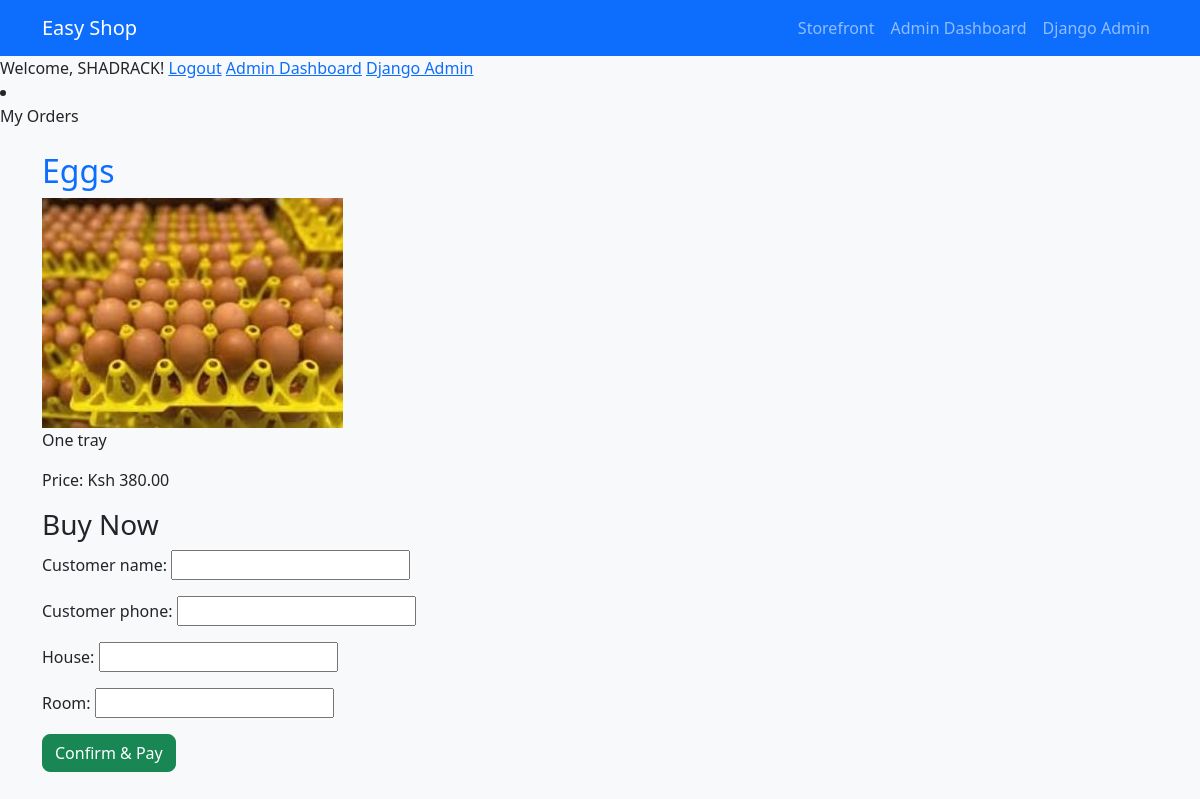
The page /product/4/ (signed in) on the database its author committed.
### shop/models.py (models this page shows, shortened)
class Product(models.Model):
    name = models.CharField(max_length=200)
    description = models.TextField()
    price = models.DecimalField(max_digits=8, decimal_places=2)
    image = models.ImageField(upload_to='products/')
    available = models.BooleanField(default=True)

### shop/views.py (the view)
# urls.py: path('product/<int:pk>/', views.product_detail, name='product_detail'),
@login_required
def product_detail(request, pk):
    product = get_object_or_404(Product, pk=pk)
    if request.method == 'POST':
        form = OrderForm(request.POST)
        if form.is_valid():
            order = form.save(commit=False)
            order.product = product
            order.payment_confirmed = True  # Simulated payment confirmation
            order.save()
            return redirect('home')
    else:
        form = OrderForm()
    return render(request, 'product_detail.html', {'product': product, 'form': form})

### shop/forms.py
class OrderForm(forms.ModelForm):
    class Meta:
        model = Order
        fields = ['customer_name', 'customer_phone', 'house', 'room']

### shop/templates/product_detail.html (shortened to what this page needs)
{% extends 'base.html' %}
{% block content %}
<h2>{{ product.name }}</h2>
<img src="{{ product.image.url }}" class="img-fluid">
<p>{{ product.description }}</p>
<p>Price: Ksh {{ product.price }}</p>
<h3>Buy Now</h3>
<form method="post">
    {{ form.as_p }}
    <button class="btn btn-success">Confirm & Pay</button>
</form>
{% endblock %}

### shop/templates/base.html (shortened to what this page needs)
{% load static %}
<!DOCTYPE html>
<html lang="en">
<head>
    <link href="https://cdn.jsdelivr.net/npm/bootstrap@5.3.2/dist/css/bootstrap.min.css" rel="stylesheet">
    <link rel="stylesheet" href="{% static 'shop/style.css' %}">
</head>
<body>
<nav class="navbar navbar-expand-lg navbar-dark bg-primary">
  <div class="container">
    <a class="navbar-brand" href="/">Easy Shop</a>
    <div class="collapse navbar-collapse" id="navbarNav">
      <ul class="navbar-nav ms-auto">
        <li class="nav-item">
          <a class="nav-link" href="/">Storefront</a>
        </li>
        <li class="nav-item">
          <a class="nav-link" href="/admin-dashboard/">Admin Dashboard</a>
        </li>
        <li class="nav-item">
          <a class="nav-link" href="/admin/">Django Admin</a>
        </li>
      </ul>
    </div>
  </div>
</nav>
<nav>
  {% if user.is_authenticated %}
    Welcome, {{ user.username }}!
    <a href="{% url 'logout' %}">Logout</a>
    {% if user.is_staff %}
      <a href="{% url 'admin_dashboard' %}">Admin Dashboard</a>
      <a href="/admin/">Django Admin</a>
    {% endif %}
  {% else %}
    <a href="{% url 'login' %}">Login</a>
    <a href="{% url 'register' %}">Register</a>
    <a href="{% url 'logout' %}">Logout</a>
{% endif %}
{% if user.is_authenticated %}
  <li class="nav-item">
    <a class="nav-link" href="{% url 'my_orders' %}">My Orders</a>
  </li>
{% endif %}
</nav>
<div class="container mt-4">
    {% block content %}{% endblock %}
</div>
</body>
</html>

### shop/static/shop/style.css (style rules this page uses)
body { background-color: #f8f9fa; }
h1, h2 { color: #0d6efd; }
.btn { border-radius: 0.5rem; }

### rows shown on the page
Product: name "Eggs", image (picture), description "One tray", price "380.00"

### other values the page prints
{{ user.username }} "SHADRACK"
